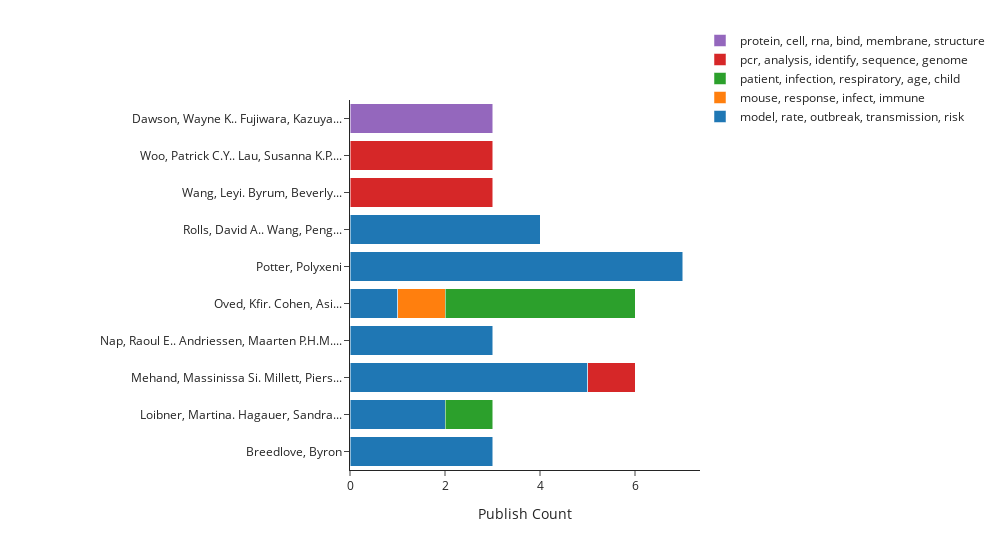

Notebook code cell kept with this figure:
### Code cell
bar(t.df[t.df.authors.isin(topau)],"paper_id","authors",xtitle="Publish Count",colorby = "topic", aggregate = "nunique")

### Figure 1 — Plotly figure (JSON) as saved in the notebook; plotly's stock layout.template omitted (floating-point values rounded to 4 significant figures)
{"data": [{"name": "model, rate, outbreak, transmission, risk", "orientation": "h", "type": "bar", "x": [3, 2, 5, 3, 1, 7, 4], "y": ["Breedlove, Byron", "Loibner, Martina. Hagauer, Sandra...", "Mehand, Massinissa Si. Millett, Piers...", "Nap, Raoul E.. Andriessen, Maarten P.H.M....", "Oved, Kfir. Cohen, Asi...", "Potter, Polyxeni", "Rolls, David A.. Wang, Peng..."]}, {"name": "mouse, response, infect, immune", "orientation": "h", "type": "bar", "x": [1], "y": ["Oved, Kfir. Cohen, Asi..."]}, {"name": "patient, infection, respiratory, age, child", "orientation": "h", "type": "bar", "x": [1, 4], "y": ["Loibner, Martina. Hagauer, Sandra...", "Oved, Kfir. Cohen, Asi..."]}, {"name": "pcr, analysis, identify, sequence, genome", "orientation": "h", "type": "bar", "x": [1, 3, 3], "y": ["Mehand, Massinissa Si. Millett, Piers...", "Wang, Leyi. Byrum, Beverly...", "Woo, Patrick C.Y.. Lau, Susanna K.P...."]}, {"name": "protein, cell, rna, bind, membrane, structure", "orientation": "h", "type": "bar", "x": [3], "y": ["Dawson, Wayne K.. Fujiwara, Kazuya..."]}], "layout": {"autosize": false, "barmode": "stack", "height": 550, "legend": {"orientation": "v", "x": 1, "y": 1.2}, "margin": {"l": 350, "r": 10}, "showlegend": true, "width": 1000, "xaxis": {"title": {"text": "Publish Count"}}}}
